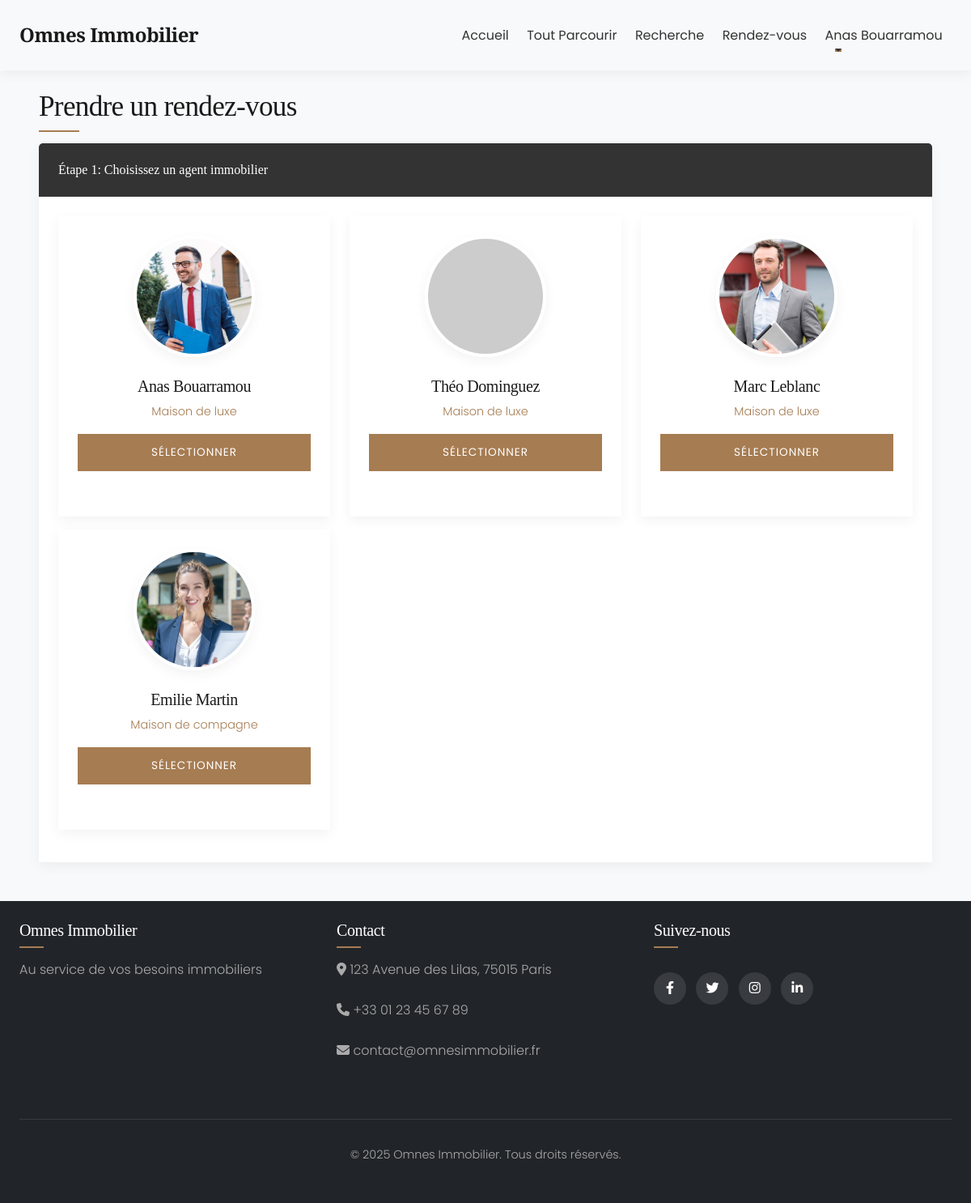
/appointment.php (signed in), run on an earlier commit of the app's database.
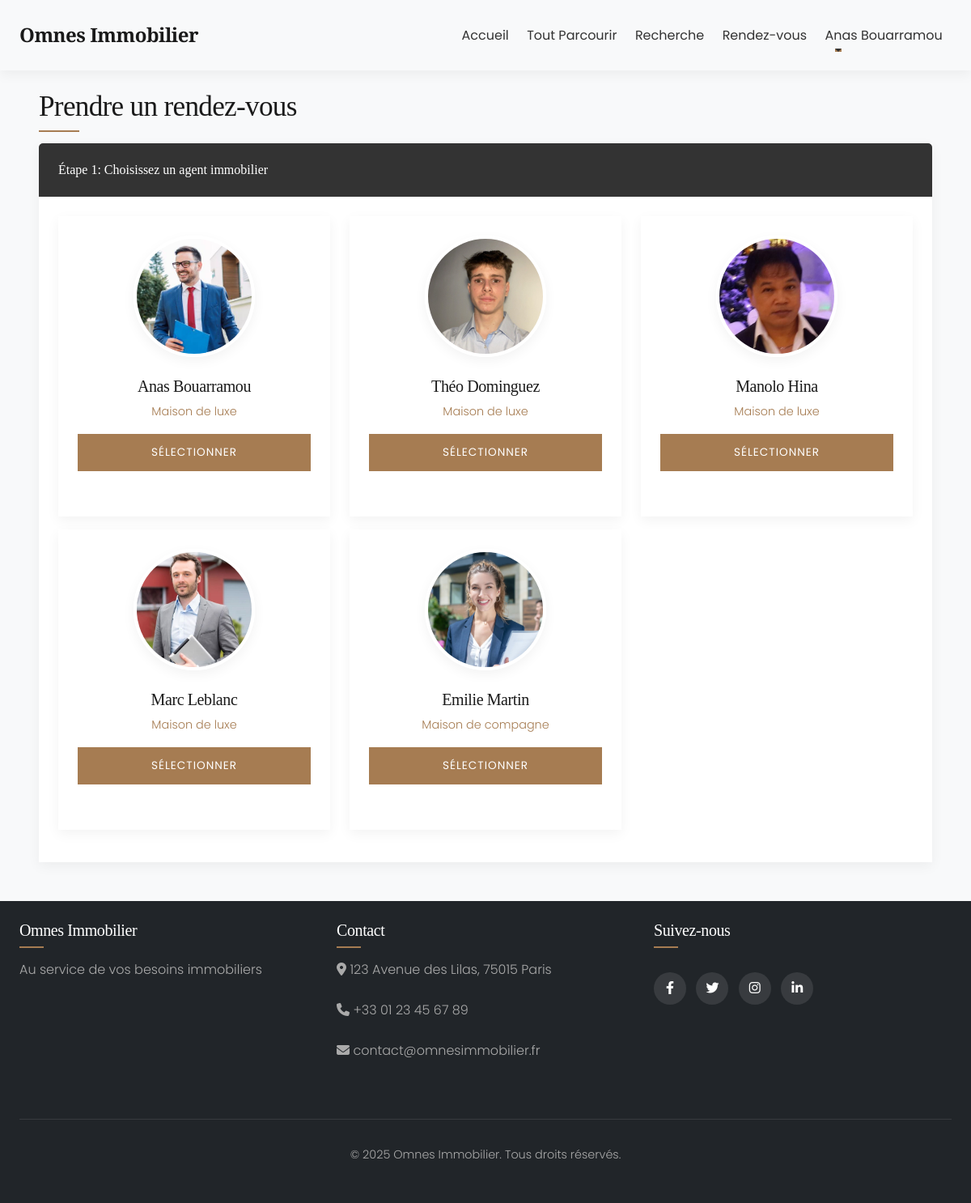
And on a later commit of the database.
### tables this page shows
CREATE TABLE `Agent_Immobilier` (
  `id_agent` int NOT NULL,
  `id_utilisateur` int NOT NULL,
  `specialite` varchar(100) DEFAULT NULL,
  `biographie` text,
  `cv_path` varchar(255) DEFAULT NULL,
  `photo_path` varchar(255) DEFAULT NULL
);

CREATE TABLE `Utilisateur` (
  `id_utilisateur` int NOT NULL,
  `email` varchar(100) NOT NULL,
  `mot_de_passe` varchar(255) NOT NULL,
  `nom` varchar(50) NOT NULL,
  `prenom` varchar(50) NOT NULL,
  `telephone` varchar(20) DEFAULT NULL,
  `date_inscription` datetime DEFAULT CURRENT_TIMESTAMP,
  `type_utilisateur` enum('client','agent','admin') NOT NULL,
  `statut` enum('actif','inactif') DEFAULT 'actif'
);

### config/init.php (called while the page is built, shortened)
<?php
require_once BASE_PATH . 'config/database.php';
spl_autoload_register(function($class_name) {
    $class_file = BASE_PATH . 'classes/' . $class_name . '.php';
});

### classes/database.php (called while the page is built, shortened)
<?php
class Database {
    private $dbh;
    private $stmt;
    public function __construct() {
        $this->host = DB_HOST;
        $this->port = DB_PORT;
        $this->user = DB_USER;
        $this->pass = DB_PASS;
        $this->dbname = DB_NAME;
        $dsn = 'mysql:host=' . $this->host . ';port=' . $this->port . ';dbname=' . $this->dbname . ';charset=utf8mb4';
        $options = array(
            PDO::ATTR_PERSISTENT => true,
            PDO::ATTR_ERRMODE => PDO::ERRMODE_EXCEPTION,
            PDO::ATTR_DEFAULT_FETCH_MODE => PDO::FETCH_OBJ
        );
        try {
            $this->dbh = new PDO($dsn, $this->user, $this->pass, $options);
        } catch(PDOException $e) {
            $this->error = $e->getMessage();
            error_log("Erreur de connexion à la base de données : " . $this->error);
            throw new Exception("Erreur de connexion à la base de données");
        }
    }
    public function query($query) {
        $this->stmt = $this->dbh->prepare($query);
    }
    public function bind($param, $value, $type = null) {
        if (is_null($type)) {
            switch (true) {
                case is_int($value):
                    $type = PDO::PARAM_INT;
                    break;
            }
        }
        $this->stmt->bindValue($param, $value, $type);
    }
    public function execute() {
        try {
            return $this->stmt->execute();
        } catch(PDOException $e) {
            $this->error = $e->getMessage();
            error_log("Erreur d'exécution de requête : " . $this->error);
            return false;
        }
    }
    public function resultSet() {
        $this->execute();
        return $this->stmt->fetchAll();
    }
}
?>

### classes/Agent.php (called while the page is built, shortened)
<?php
class Agent {
    private $db;
    public function __construct() {
        $this->db = new Database();
    }
    public function getAllAgents() {
        try {
            $this->db->query('SELECT a.*, u.nom, u.prenom, u.email, u.telephone
                            FROM Agent_Immobilier a
                            INNER JOIN Utilisateur u ON a.id_utilisateur = u.id_utilisateur
                            ORDER BY u.nom, u.prenom');
            return $this->db->resultSet();
        } catch (Exception $e) {
            error_log("Exception lors de la récupération de tous les agents: " . $e->getMessage());
            return [];
        }
    }
}
?>

### appointment.php (the view, shortened to what this page needs)
<?php
require_once BASE_PATH . 'config/init.php';
require_once BASE_PATH . 'classes/Agent.php';
$agent = new Agent();
$id_agent = isset($_GET['agent']) ? intval($_GET['agent']) : null;
$id_propriete = isset($_GET['property']) ? intval($_GET['property']) : null;
$agent_info = $id_agent ? $agent->getAgentById($id_agent) : null;
$all_agents = $id_agent ? null : $agent->getAllAgents();
include BASE_PATH . 'includes/header.php';
?>
<div class="container mt-4">
    <h1 class="section-title mb-4" data-aos="fade-up">Prendre un rendez-vous</h1>
    <form method="post" action="/omnes-immobilier/appointment.php">
        <?php if (!$agent_info) : ?>
            <div class="card mb-4" data-aos="fade-up">
                <div class="card-header bg-primary text-white">
                    Étape 1: Choisissez un agent immobilier
                </div>
                <div class="card-body">
                    <div class="row">
                        <?php if (!empty($all_agents)) : ?>
                            <?php foreach ($all_agents as $index => $a) : ?>
                                <div class="col-md-4 mb-3" data-aos="fade-up" data-aos-delay="<?php echo $index % 3 * 100; ?>">
                                    <div class="card h-100 agent-card">
                                        <div class="card-body text-center">
                                            <?php if (isset($a->photo_path) && $a->photo_path) : ?>
                                                <img src="<?php echo $a->photo_path; ?>" class="agent-img" alt="<?php echo $a->prenom . ' ' . $a->nom; ?>" onerror="this.src='/omnes-immobilier/assets/img/agents/default.jpg'">
                                            <?php else : ?>
                                                <img src="/omnes-immobilier/assets/img/agents/default.jpg" class="agent-img" alt="<?php echo $a->prenom . ' ' . $a->nom; ?>" onerror="this.src='https://via.placeholder.com/150?text=Agent'">
                                            <?php endif; ?>
                                            <h5 class="agent-name"><?php echo $a->prenom . ' ' . $a->nom; ?></h5>
                                            <p class="agent-title"><?php echo $a->specialite; ?></p>
                                            <a href="/omnes-immobilier/appointment.php?agent=<?php echo $a->id_agent; ?><?php echo $id_propriete ? '&property=' . $id_propriete : ''; ?>" class="btn btn-primary w-100">Sélectionner</a>
                                        </div>
                                    </div>
                                </div>
                            <?php endforeach; ?>
                        <?php endif; ?>
                    </div>
                </div>
            </div>
            <?php endif; ?>
        </form>
    </div>
    <?php include BASE_PATH . 'includes/footer.php'; ?>

### includes/header.php (shortened to what this page needs)
<!DOCTYPE html>
<html lang="fr">
<head>
    <link href="https://cdn.jsdelivr.net/npm/bootstrap@5.3.0-alpha1/dist/css/bootstrap.min.css" rel="stylesheet">
    <link rel="stylesheet" href="https://cdnjs.cloudflare.com/ajax/libs/font-awesome/6.4.0/css/all.min.css">
    <link rel="stylesheet" href="<?php echo '/omnes-immobilier/assets/css/style.css'; ?>">
</head>
<body>
    <div class="wrapper">
        <header>
            <nav class="navbar navbar-expand-lg navbar-light bg-light">
                <div class="container">
                    <a class="navbar-brand" href="/omnes-immobilier/index.php">
                        Omnes Immobilier
                    </a>
                    <div class="collapse navbar-collapse" id="navbarNav">
                        <ul class="navbar-nav ms-auto">
                            <li class="nav-item">
                                <a class="nav-link" href="/omnes-immobilier/index.php">Accueil</a>
                            </li>
                            <li class="nav-item">
                                <a class="nav-link" href="/omnes-immobilier/properties.php">Tout Parcourir</a>
                            </li>
                            <li class="nav-item">
                                <a class="nav-link" href="/omnes-immobilier/search.php">Recherche</a>
                            </li>
                            <li class="nav-item">
                                <a class="nav-link" href="/omnes-immobilier/appointment.php">Rendez-vous</a>
                            </li>
                            <?php if (isset($_SESSION['user_id'])) : ?>
                                <li class="nav-item dropdown">
                                    <a class="nav-link dropdown-toggle" href="#" id="navbarDropdown" role="button" data-bs-toggle="dropdown" aria-expanded="false">
                                        <?php echo $_SESSION['user_name'] ?? 'Mon Compte'; ?>
                                    </a>
                                </li>
                            <?php else : ?>
                                <li class="nav-item">
                                    <a class="nav-link" href="/omnes-immobilier/login.php">Connexion</a>
                                </li>
                            <?php endif; ?>
                        </ul>
                    </div>
                </div>
            </nav>
        </header>
        <main class="container mt-4">

### includes/footer.php (shortened to what this page needs)
</main>
        <footer class="bg-dark text-white mt-5 py-4">
            <div class="container">
                <div class="row">
                    <div class="col-md-4">
                        <h5>Omnes Immobilier</h5>
                        <p>Au service de vos besoins immobiliers</p>
                    </div>
                    <div class="col-md-4">
                        <h5>Contact</h5>
                        <address>
                            <p><i class="fas fa-map-marker-alt"></i> 123 Avenue des Lilas, 75015 Paris</p>
                            <p><i class="fas fa-phone"></i> +33 01 23 45 67 89</p>
                            <p><i class="fas fa-envelope"></i> contact@omnesimmobilier.fr</p>
                        </address>
                    </div>
                    <div class="col-md-4">
                        <h5>Suivez-nous</h5>
                        <div class="social-links mt-3">
                            <a href="#" class="text-white me-2"><i class="fab fa-facebook-f"></i></a>
                            <a href="#" class="text-white me-2"><i class="fab fa-twitter"></i></a>
                            <a href="#" class="text-white me-2"><i class="fab fa-instagram"></i></a>
                            <a href="#" class="text-white"><i class="fab fa-linkedin-in"></i></a>
                        </div>
                    </div>
                </div>
                <div class="row mt-3">
                    <div class="col text-center">
                        <p class="copyright">&copy; <?php echo date('Y'); ?> Omnes Immobilier. Tous droits réservés.</p>
                    </div>
                </div>
            </div>
        </footer>
    </div>
</body>
</html>

### assets/css/style.css (style rules this page uses)
:root { --dark-primary: #1a1a1a; --primary: #333333; --secondary: #a67c52; --light-secondary: #d4b88f; --light: #f8f9fa; --white: #ffffff; --grey: #e0e0e0; --dark-grey: #888888; --success: #4a7c59; --danger: #a63f52; --warning: #d4a150; --info: #5899a6; --transition: all 0.3s ease; --box-shadow: 0 5px 15px rgba(0, 0, 0, 0.05); --box-shadow-hover: 0 8px 25px rgba(0, 0, 0, 0.1); --font-heading: 'Playfair Display', serif; --font-body: 'Poppins', sans-serif; }
body { font-family: var(--font-body); color: var(--primary); line-height: 1.6; background-color: var(--light); font-weight: 300; }
h1, h2, h3, h4, h5, h6 { font-family: var(--font-heading); font-weight: 500; color: var(--dark-primary); letter-spacing: -0.02em; }
p { margin-bottom: 1.5rem; }
a { color: var(--secondary); text-decoration: none; transition: var(--transition); }
.container { max-width: 1280px; padding: 0 1.5rem; }
.bg-primary { background-color: var(--primary) !important; }
.bg-light { background-color: var(--light) !important; }
.text-white { color: var(--white) !important; }
.section-title { position: relative; display: inline-block; margin-bottom: 2.5rem; font-size: 2.2rem; }
.section-title::after { content: ''; position: absolute; left: 0; bottom: -10px; width: 50px; height: 2px; background-color: var(--secondary); }
.btn { font-family: var(--font-body); font-weight: 400; padding: 0.75rem 1.5rem; border-radius: 0; transition: var(--transition); text-transform: uppercase; letter-spacing: 1px; font-size: 0.85rem; border: none; }
.btn-primary { background-color: var(--secondary); color: var(--white); border: 1px solid var(--secondary); }
header { box-shadow: var(--box-shadow); position: sticky; top: 0; z-index: 1000; background-color: var(--white); }
.navbar { padding: 1.2rem 0; }
.navbar-brand { font-family: var(--font-heading); font-weight: 600; font-size: 1.5rem; letter-spacing: -0.5px; color: var(--dark-primary) !important; }
.navbar-nav .nav-link { font-weight: 400; padding: 0.5rem 1rem; margin: 0 0.2rem; color: var(--primary); position: relative; }
.navbar-nav .nav-link::after { content: ''; position: absolute; width: 0; height: 2px; bottom: 0; left: 1rem; background-color: var(--secondary); transition: var(--transition); }
.card { border: none; box-shadow: var(--box-shadow); transition: var(--transition); border-radius: 0; overflow: hidden; margin-bottom: 2rem; }
.card-header { background-color: var(--white); border-bottom: 1px solid var(--grey); padding: 1.25rem 1.5rem; font-family: var(--font-heading); font-weight: 500; }
.card-header.bg-primary, .card-header.bg-secondary { color: var(--white); border-bottom: none; }
.card-body { padding: 1.5rem; }
.agent-card { text-align: center; }
.agent-card .agent-img { width: 150px; height: 150px; border-radius: 50%; object-fit: cover; margin: 0 auto 1.5rem; border: 4px solid var(--white); box-shadow: var(--box-shadow); }
.agent-card .agent-name { font-family: var(--font-heading); margin-bottom: 0.5rem; }
.agent-card .agent-title { color: var(--secondary); margin-bottom: 1rem; font-size: 0.9rem; }
footer { background-color: var(--dark-primary); color: var(--white); padding: 4rem 0 2rem; }
footer h5 { color: var(--white); margin-bottom: 1.5rem; position: relative; display: inline-block; }
footer h5::after { content: ''; position: absolute; left: 0; bottom: -10px; width: 30px; height: 2px; background-color: var(--secondary); }
footer p, footer address { color: #aaa; }
footer a { color: #aaa; transition: var(--transition); }
footer .social-links a { display: inline-block; margin-right: 1rem; width: 40px; height: 40px; line-height: 40px; text-align: center; background-color: rgba(255, 255, 255, 0.1); border-radius: 50%; transition: var(--transition); }
footer .copyright { padding-top: 2rem; margin-top: 2rem; border-top: 1px solid rgba(255, 255, 255, 0.1); text-align: center; font-size: 0.9rem; color: #aaa; }

What changed in the data, as far as the page shows it:
changed agent_immobilier "Théo": photo_path: picture added
added agent_immobilier: photo_path (picture), id_utilisateur.prenom "Manolo", id_utilisateur.nom "Hina", specialite "Maison de luxe"
